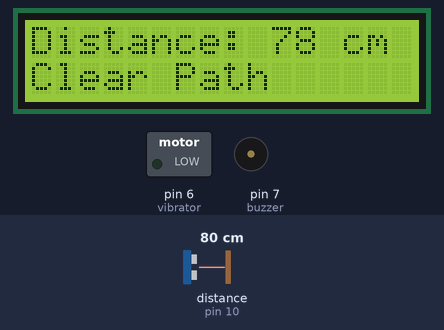
This sketch was run on a simulated Arduino Uno, built with avr-gcc and run on an emulated ATmega328P. On the bench: 16×2 character LCD, switched loads named in the sketch (green lamp = pin HIGH), buzzer (waves = sounding, pin HIGH). Wiring (inferred from the names in the program): ultrasonic range finder: trigger pin 9; echo pin 10. Inputs (shaded band) come from the test bench; at power-on: distance to the obstacle (sensor on pin 10) 80 cm. The echo pulse lasts 58.3 µs per cm; pins used as bus, display or sensor lines are not drawn.

Above: at 2.2 s.
2.3 s: distance to the obstacle (sensor on pin 10) set to 55 cm
At 3.3 s:
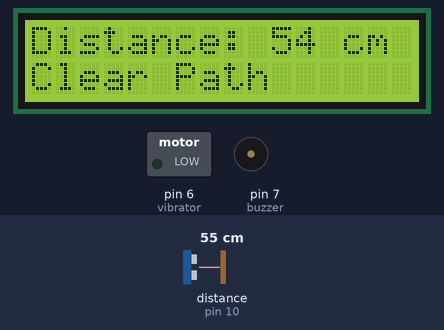
4.1 s: distance to the obstacle (sensor on pin 10) set to 47 cm
At 5.3 s:
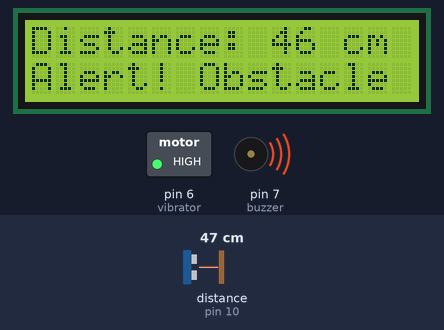
5.6 s: distance to the obstacle (sensor on pin 10) set to 2 cm
At 6.0 s:
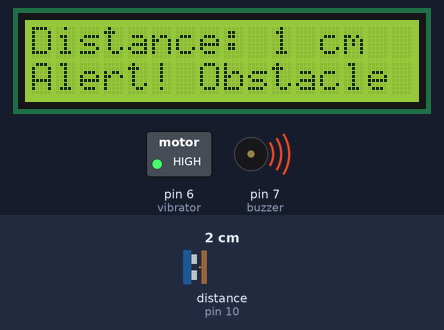
Timing chart, 0 to 8.6 s (numbered marks = the images above; inputs shaded):
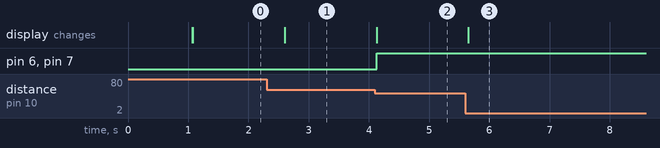

Measured:
- the behaviour switches between 51 and 50 cm on distance to the obstacle (sensor on pin 10) (found by bisection; images 1 and 2)
- after the input at 2.3 s, the display: changes after 0.31 s (image 1)
- after the input at 4.1 s, pin 6 (vibrator), pin 7 (buzzer): LOW → HIGH at once; the display: changes at once (image 2)
- after the input at 5.6 s, the display: changes after 0.05 s (image 3)

The sketch:

Vision_Assist.ino
```cpp
#include <LiquidCrystal.h>

// Define LCD pins (RS, E, D4, D5, D6, D7)
LiquidCrystal lcd(12, 11, 5, 4, 3, 2);

// Define Ultrasonic Sensor pins
const int trigPin = 9;
const int echoPin = 10;

// Define Buzzer and Vibrator pins
const int buzzer = 7;
const int vibrator = 6;

// Variable for distance measurement
long duration;
int distance;

void setup() {
    // Set pin modes
    pinMode(trigPin, OUTPUT);
    pinMode(echoPin, INPUT);
    pinMode(buzzer, OUTPUT);
    pinMode(vibrator, OUTPUT);

    // Initialize LCD
    lcd.begin(16, 2);
    lcd.print("VISION ASSIST!");
    delay(1000);
    lcd.clear();
}

void loop() {
    // Trigger Ultrasonic Sensor
    digitalWrite(trigPin, LOW);
    delayMicroseconds(2);
    digitalWrite(trigPin, HIGH);
    delayMicroseconds(10);
    digitalWrite(trigPin, LOW);

    // Read Echo response
    duration = pulseIn(echoPin, HIGH);
    distance = duration * 0.034 / 2;  // Convert time to distance (cm)

    // Display distance on LCD
    lcd.setCursor(0, 0);
    lcd.print("Distance: ");
    lcd.print(distance);
    lcd.print(" cm   "); // Extra spaces to clear old data

    // Alert Mechanism
    if (distance > 0 && distance < 50) { // Less than 50 cm
        digitalWrite(buzzer, HIGH);  // Turn ON buzzer
        digitalWrite(vibrator, HIGH); // Turn ON vibrator
        lcd.setCursor(0, 1);
        lcd.print("Alert! Obstacle ");
    } else { // 50 cm or more
        digitalWrite(buzzer, LOW);   // Turn OFF buzzer
        digitalWrite(vibrator, LOW); // Turn OFF vibrator
        lcd.setCursor(0, 1);
        lcd.print("Clear Path      "); // Extra spaces to clear text
    }

    delay(500); // Stability delay
}
```
